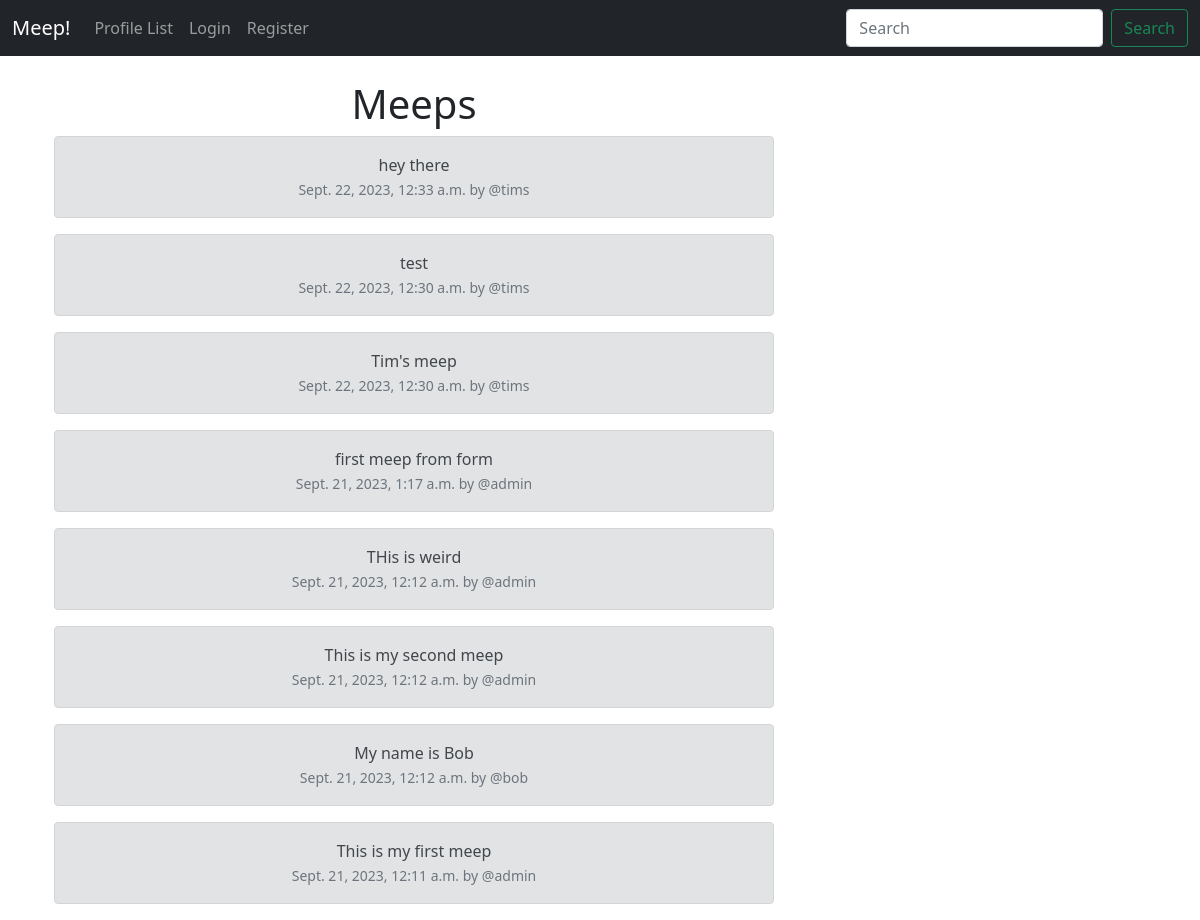
The page / on the database its author committed.
### social/models.py (models this page shows, shortened)
class Meep(models.Model):
    user = models.ForeignKey(User, related_name="meeps", on_delete=models.DO_NOTHING)
    body = models.CharField(max_length=200)
    created_at = models.DateTimeField(auto_now_add=True)

### social/views.py (the view)
# urls.py: path("", views.home, name="home"),
def home(request):
    if request.user.is_authenticated:
        form = MeepForm(request.POST or None)
        if request.method == "POST":
            if form.is_valid():
                meep = form.save(commit=False)
                meep.user = request.user
                meep.save()
                messages.success(request, ("Meep posted"))
                return redirect("home")
        meeps = Meep.objects.all().order_by("-created_at")
        return render(request, "home.html", {"meeps": meeps, "form": form})
    else:
        meeps = Meep.objects.all().order_by("-created_at")
        return render(request, "home.html", {"meeps": meeps})

### social/templates/home.html (shortened to what this page needs)
{% extends 'base.html' %}
{% block content %}
<div class="container text-center">
    <div class="row">
        <div class="col-8">
            <h1>Meeps</h1>
            {% for meep in meeps %}
            <div class="alert alert-secondary" role="alert">
                {{ meep.body }} <br />
                <small class="text-muted">
                    {{ meep.created_at }} by @{{ meep.user.username }}
                </small>
            </div>
            {% endfor %}
        </div>
        <div class="col-4">
        </div>
    </div>
</div>
{% endblock %}

### rows shown on the page
Meep: body "hey there", created_at "Sept. 22, 2023, 12:33 a.m.", user.username "tims"
Meep: body "test", created_at "Sept. 22, 2023, 12:30 a.m.", user.username "tims"
Meep: body "Tim's meep", created_at "Sept. 22, 2023, 12:30 a.m.", user.username "tims"
Meep: body "first meep from form", created_at "Sept. 21, 2023, 1:17 a.m.", user.username "admin"
Meep: body "THis is weird", created_at "Sept. 21, 2023, 12:12 a.m.", user.username "admin"
Meep: body "This is my second meep", created_at "Sept. 21, 2023, 12:12 a.m.", user.username "admin"
Meep: body "My name is Bob", created_at "Sept. 21, 2023, 12:12 a.m.", user.username "bob"
Meep: body "This is my first meep", created_at "Sept. 21, 2023, 12:11 a.m.", user.username "admin"
